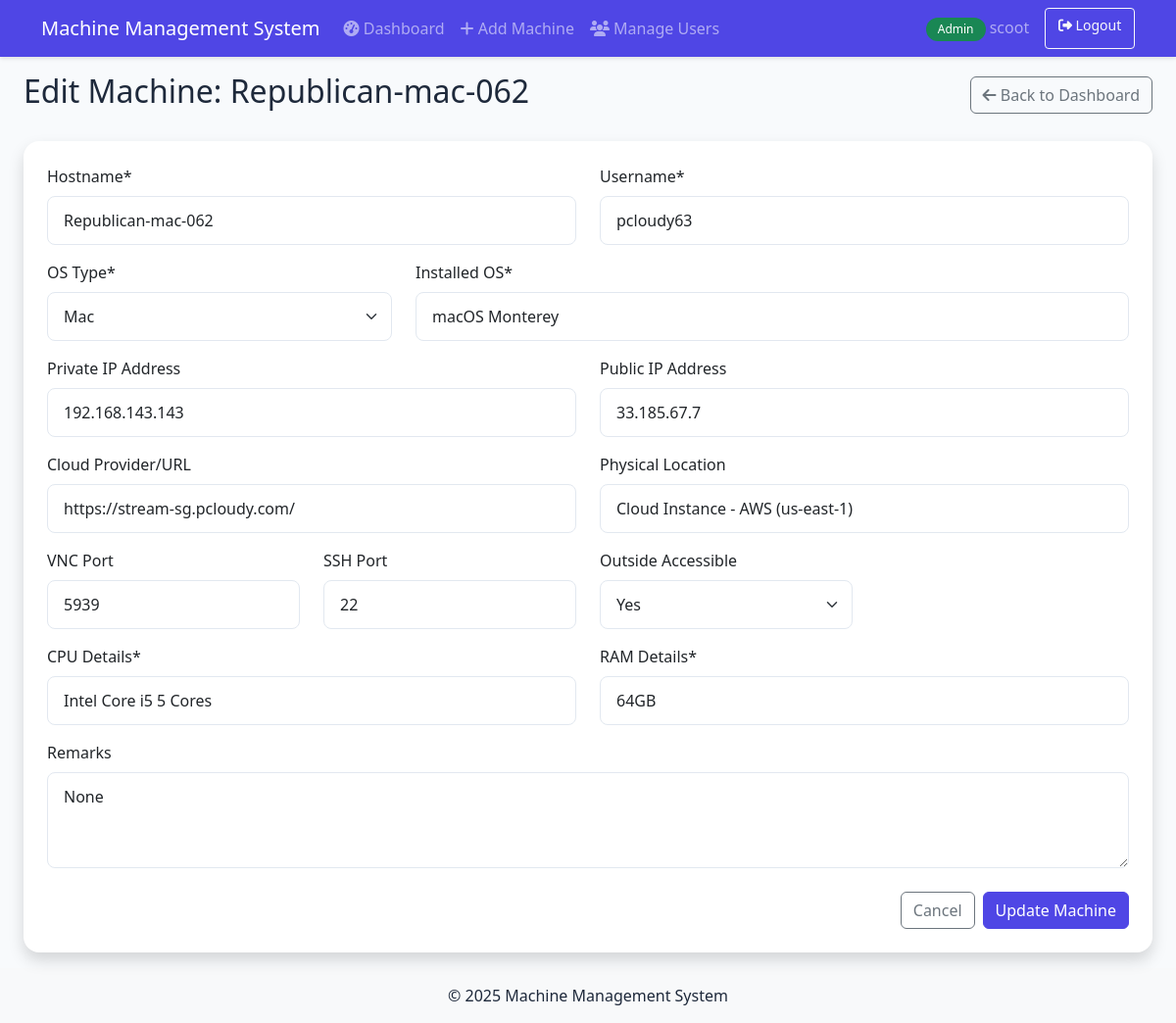
Page /admin/machine/162/edit (signed in) on the committed database.
### models/user.py (models this page shows, shortened)
class User(db.Model, UserMixin):
    __tablename__ = 'users'
    id = db.Column(db.Integer, primary_key=True)
    username = db.Column(db.String(64), unique=True, index=True, nullable=False)
    email = db.Column(db.String(120), unique=True, index=True, nullable=False)
    password_hash = db.Column(db.String(128), nullable=False)
    is_admin = db.Column(db.Boolean, default=False)
    created_at = db.Column(db.DateTime, default=datetime.utcnow)
    last_login = db.Column(db.DateTime, nullable=True)

### models/machine.py (models this page shows, shortened)
class Machine(db.Model):
    __tablename__ = 'machines'
    id = db.Column(db.Integer, primary_key=True)
    hostname = db.Column(db.String(64), unique=True, nullable=False, index=True)
    username = db.Column(db.String(64), nullable=False)
    os_type = db.Column(db.String(20), nullable=False)  # Linux, Windows, Mac
    installed_os = db.Column(db.String(64), nullable=False)
    cpu_details = db.Column(db.String(128), nullable=False)
    ram_details = db.Column(db.String(64), nullable=False)
    private_ip = db.Column(db.String(15), nullable=True)
    public_ip = db.Column(db.String(15), nullable=True)
    cloud_provider_url = db.Column(db.String(128), nullable=True)
    physical_location = db.Column(db.String(128), nullable=True)  # Add this line
    vnc_port = db.Column(db.Integer, nullable=True)
    ssh_port = db.Column(db.Integer, nullable=True)  # Add this line
    outside_accessible = db.Column(db.Boolean, default=False)
    remarks = db.Column(db.Text, nullable=True)
    created_at = db.Column(db.DateTime, default=datetime.utcnow)
    updated_at = db.Column(db.DateTime, default=datetime.utcnow, onupdate=datetime.utcnow)

### app.py (the view, shortened to what this page needs)
@app.route('/admin/machine/<int:machine_id>/edit', methods=['GET', 'POST'])
@login_required
def edit_machine(machine_id):
    if not current_user.is_admin:
        abort(403)
    try:
        machine = Machine.query.get_or_404(machine_id)
        return render_template('admin/edit_machine.html', machine=machine)
    except Exception as e:
        flash(f'Error loading machine: {str(e)}', 'danger')
        return redirect(url_for('admin_dashboard'))

### models/user.py (called while the page is built)
@login_manager.user_loader
def load_user(user_id):
    return User.query.get(int(user_id))

### templates/admin/edit_machine.html (shortened to what this page needs)
{% extends "base.html" %}
{% block content %}
<div class="d-flex justify-content-between align-items-center mb-4">
    <h2>Edit Machine: {{ machine.hostname }}</h2>
    <a href="{{ url_for('admin_dashboard') }}" class="btn btn-outline-secondary">
        <i class="fas fa-arrow-left"></i> Back to Dashboard
    </a>
</div>
<div class="card shadow">
    <div class="card-body p-4">
        <form method="POST" action="{{ url_for('edit_machine', machine_id=machine.id) }}">
            <div class="row">
                <div class="col-md-6 mb-3">
                    <label for="hostname" class="form-label">Hostname*</label>
                    <input type="text" class="form-control" id="hostname" name="hostname" value="{{ machine.hostname }}" required>
                </div>
                <div class="col-md-6 mb-3">
                    <label for="username" class="form-label">Username*</label>
                    <input type="text" class="form-control" id="username" name="username" value="{{ machine.username }}" required>
                </div>
            </div>
            <div class="row">
                <div class="col-md-4 mb-3">
                    <label for="os_type" class="form-label">OS Type*</label>
                    <select class="form-select" id="os_type" name="os_type" required>
                        <option value="Mac" {{ 'selected' if machine.os_type == 'Mac' }}>Mac</option>
                    </select>
                </div>
                <div class="col-md-8 mb-3">
                    <label for="installed_os" class="form-label">Installed OS*</label>
                    <input type="text" class="form-control" id="installed_os" name="installed_os" value="{{ machine.installed_os }}" required>
                </div>
            </div>
            <div class="row">
                <div class="col-md-6 mb-3">
                    <label for="private_ip" class="form-label">Private IP Address</label>
                    <input type="text" class="form-control" id="private_ip" name="private_ip" value="{{ machine.private_ip }}">
                </div>
                <div class="col-md-6 mb-3">
                    <label for="public_ip" class="form-label">Public IP Address</label>
                    <input type="text" class="form-control" id="public_ip" name="public_ip" value="{{ machine.public_ip }}">
                </div>
            </div>
            <div class="row">
                <div class="col-md-6 mb-3">
                    <label for="cloud_provider_url" class="form-label">Cloud Provider/URL</label>
                    <input type="text" class="form-control" id="cloud_provider_url" name="cloud_provider_url" value="{{ machine.cloud_provider_url }}">
                </div>
                <div class="col-md-6 mb-3">
                    <label for="physical_location" class="form-label">Physical Location</label>
                    <input type="text" class="form-control" id="physical_location" name="physical_location" value="{{ machine.physical_location }}" placeholder="e.g., Server Room A, Rack 3">
                </div>
            </div>
            <div class="row">
                <div class="col-md-3 mb-3">
                    <label for="vnc_port" class="form-label">VNC Port</label>
                    <input type="number" class="form-control" id="vnc_port" name="vnc_port" value="{{ machine.vnc_port }}">
                </div>
                <div class="col-md-3 mb-3">
                    <label for="ssh_port" class="form-label">SSH Port</label>
                    <input type="number" class="form-control" id="ssh_port" name="ssh_port" value="{{ machine.ssh_port }}">
                </div>
                <div class="col-md-3 mb-3">
                    <label for="outside_accessible" class="form-label">Outside Accessible</label>
                    <select class="form-select" id="outside_accessible" name="outside_accessible">
                        <option value="Yes" {{ 'selected' if machine.outside_accessible }}>Yes</option>
                    </select>
                </div>
            </div>
            <div class="row">
                <div class="col-md-6 mb-3">
                    <label for="cpu_details" class="form-label">CPU Details*</label>
                    <input type="text" class="form-control" id="cpu_details" name="cpu_details" value="{{ machine.cpu_details }}" required>
                </div>
                <div class="col-md-6 mb-3">
                    <label for="ram_details" class="form-label">RAM Details*</label>
                    <input type="text" class="form-control" id="ram_details" name="ram_details" value="{{ machine.ram_details }}" required>
                </div>
            </div>
            <div class="mb-3">
                <label for="remarks" class="form-label">Remarks</label>
                <textarea class="form-control" id="remarks" name="remarks" rows="3">{{ machine.remarks }}</textarea>
            </div>
            <div class="d-flex justify-content-end mt-4">
                <a href="{{ url_for('admin_dashboard') }}" class="btn btn-outline-secondary me-2">Cancel</a>
                <button type="submit" class="btn btn-primary">Update Machine</button>
            </div>
        </form>
    </div>
</div>
{% endblock %}

### templates/base.html (shortened to what this page needs)
<!DOCTYPE html>
<html lang="en" class="h-100">
<head>
    <link href="https://cdn.jsdelivr.net/npm/bootstrap@5.3.0/dist/css/bootstrap.min.css" rel="stylesheet">
    <link rel="stylesheet" href="https://cdnjs.cloudflare.com/ajax/libs/font-awesome/6.4.0/css/all.min.css">
    <link rel="stylesheet" href="{{ url_for('static', filename='css/style.css') }}">
</head>
<body class="d-flex flex-column h-100">
    {% if current_user.is_authenticated %}
    <nav class="navbar navbar-expand-lg navbar-dark bg-primary sticky-top">
        <div class="container">
            <a class="navbar-brand" href="{{ url_for('index') }}">Machine Management System</a>
            <div class="collapse navbar-collapse" id="navbarNav">
                <ul class="navbar-nav me-auto">
                    {% if current_user.is_admin %}
                    <li class="nav-item">
                        <a class="nav-link {% if request.endpoint == 'admin_dashboard' %}active{% endif %}" href="{{ url_for('admin_dashboard') }}">
                            <i class="fas fa-tachometer-alt"></i> Dashboard
                        </a>
                    </li>
                    <li class="nav-item">
                        <a class="nav-link {% if request.endpoint == 'add_machine' %}active{% endif %}" href="{{ url_for('add_machine') }}">
                            <i class="fas fa-plus"></i> Add Machine
                        </a>
                    </li>
                    <li class="nav-item">
                        <a class="nav-link" href="{{ url_for('manage_users') }}">
                            <i class="fas fa-users"></i> Manage Users
                        </a>
                    </li>
                    {% else %}
                    <li class="nav-item">
                        <a class="nav-link {% if request.endpoint == 'user_dashboard' %}active{% endif %}" href="{{ url_for('user_dashboard') }}">
                            <i class="fas fa-tachometer-alt"></i> Dashboard
                        </a>
                    </li>
                    {% endif %}
                </ul>
                <div class="d-flex">
                    <span class="navbar-text me-3">
                        {% if current_user.is_admin %}
                        <span class="badge bg-success">Admin</span>
                        {% else %}
                        <span class="badge bg-info">User</span>
                        {% endif %}
                        {{ current_user.username }}
                    </span>
                    <a href="{{ url_for('logout') }}" class="btn btn-outline-light btn-sm">
                        <i class="fas fa-sign-out-alt"></i> Logout
                    </a>
                </div>
            </div>
        </div>
    </nav>
    {% endif %}
    <main class="flex-shrink-0">
        <div class="container-fluid px-4 py-3">
            {% block content %}{% endblock %}
        </div>
    </main>
    <footer class="footer mt-auto py-3 bg-light">
        <div class="container text-center">
            <p class="mb-0">&copy; 2025 Machine Management System</p>
        </div>
    </footer>
</body>
</html>

### static/css/style.css (style rules this page uses)
:root { --primary-color: #4f46e5; --primary-hover: #4338ca; --success-color: #10b981; --danger-color: #ef4444; --background-color: #f8fafc; --card-bg: #ffffff; --text-primary: #1e293b; --text-secondary: #64748b; }
body { background-color: var(--background-color); color: var(--text-primary); }
.navbar { box-shadow: 0 2px 4px rgba(0,0,0,0.1); }
.navbar-dark.bg-primary { background-color: var(--primary-color) !important; }
.card { border: none; border-radius: 1rem; box-shadow: 0 4px 6px -1px rgba(0,0,0,0.1), 0 2px 4px -2px rgba(0,0,0,0.05); transition: transform 0.2s, box-shadow 0.2s; }
.btn-primary { background-color: var(--primary-color); border-color: var(--primary-color); transition: all 0.2s; }
.badge { padding: 0.5em 1em; border-radius: 9999px; font-weight: 500; }
.form-control, .form-select { border-radius: 0.5rem; padding: 0.75rem 1rem; border: 1px solid #e2e8f0; }
.btn-sm { padding: 0.4rem 0.8rem; font-size: 0.875rem; }
html, body { height: 100%; overflow-x: hidden; }
main { min-height: calc(100vh - 136px); }
.container-fluid { max-width: 1920px; margin: 0 auto; }

### rows in the picture
User: username "scoot"
Machine: hostname "Republican-mac-062", username "pcloudy63", installed_os "macOS Monterey", private_ip "192.168.143.143", public_ip "33.185.67.7", cloud_provider_url "https://stream-sg.pcloudy.com/", physical_location "Cloud Instance - AWS (us-east-1)", vnc_port "5939", ssh_port "22", cpu_details "Intel Core i5 5 Cores", ram_details "64GB", remarks "None"
